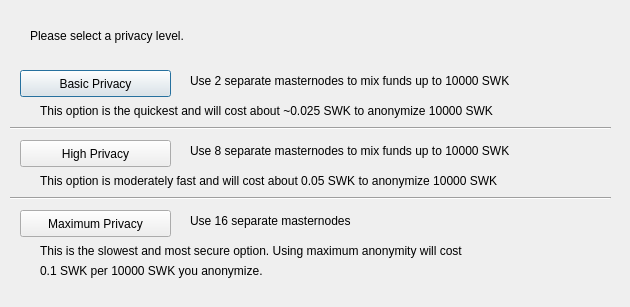
<?xml version="1.0" encoding="UTF-8"?>
<ui version="4.0">
 <class>ObfuscationConfig</class>
 <widget class="QDialog" name="ObfuscationConfig">
  <property name="geometry">
   <rect>
    <x>0</x>
    <y>0</y>
    <width>630</width>
    <height>307</height>
   </rect>
  </property>
  <property name="windowTitle">
   <string>Configure Obfuscation</string>
  </property>
  <widget class="QPushButton" name="buttonBasic">
   <property name="geometry">
    <rect>
     <x>20</x>
     <y>70</y>
     <width>151</width>
     <height>27</height>
    </rect>
   </property>
   <property name="text">
    <string>Basic Privacy</string>
   </property>
  </widget>
  <widget class="QPushButton" name="buttonHigh">
   <property name="geometry">
    <rect>
     <x>20</x>
     <y>140</y>
     <width>151</width>
     <height>27</height>
    </rect>
   </property>
   <property name="text">
    <string>High Privacy</string>
   </property>
  </widget>
  <widget class="QPushButton" name="buttonMax">
   <property name="geometry">
    <rect>
     <x>20</x>
     <y>210</y>
     <width>151</width>
     <height>27</height>
    </rect>
   </property>
   <property name="text">
    <string>Maximum Privacy</string>
   </property>
  </widget>
  <widget class="QLabel" name="label">
   <property name="geometry">
    <rect>
     <x>30</x>
     <y>20</y>
     <width>571</width>
     <height>31</height>
    </rect>
   </property>
   <property name="text">
    <string>Please select a privacy level.</string>
   </property>
  </widget>
  <widget class="QLabel" name="label_2">
   <property name="geometry">
    <rect>
     <x>190</x>
     <y>70</y>
     <width>421</width>
     <height>21</height>
    </rect>
   </property>
   <property name="text">
    <string>Use 2 separate masternodes to mix funds up to 10000 SWK</string>
   </property>
  </widget>
  <widget class="QLabel" name="label_3">
   <property name="geometry">
    <rect>
     <x>190</x>
     <y>140</y>
     <width>411</width>
     <height>21</height>
    </rect>
   </property>
   <property name="text">
    <string>Use 8 separate masternodes to mix funds up to 10000 SWK</string>
   </property>
  </widget>
  <widget class="QLabel" name="label_4">
   <property name="geometry">
    <rect>
     <x>190</x>
     <y>210</y>
     <width>421</width>
     <height>21</height>
    </rect>
   </property>
   <property name="text">
    <string>Use 16 separate masternodes</string>
   </property>
  </widget>
  <widget class="QLabel" name="label_6">
   <property name="geometry">
    <rect>
     <x>40</x>
     <y>100</y>
     <width>561</width>
     <height>21</height>
    </rect>
   </property>
   <property name="text">
    <string>This option is the quickest and will cost about ~0.025 SWK to anonymize 10000 SWK</string>
   </property>
  </widget>
  <widget class="QLabel" name="label_7">
   <property name="geometry">
    <rect>
     <x>40</x>
     <y>170</y>
     <width>561</width>
     <height>21</height>
    </rect>
   </property>
   <property name="text">
    <string>This option is moderately fast and will cost about 0.05 SWK to anonymize 10000 SWK</string>
   </property>
  </widget>
  <widget class="QLabel" name="label_8">
   <property name="geometry">
    <rect>
     <x>40</x>
     <y>240</y>
     <width>561</width>
     <height>21</height>
    </rect>
   </property>
   <property name="text">
    <string>This is the slowest and most secure option. Using maximum anonymity will cost</string>
   </property>
  </widget>
  <widget class="QLabel" name="label_9">
   <property name="geometry">
    <rect>
     <x>40</x>
     <y>260</y>
     <width>561</width>
     <height>21</height>
    </rect>
   </property>
   <property name="text">
    <string>0.1 SWK per 10000 SWK you anonymize.</string>
   </property>
  </widget>
  <widget class="Line" name="line">
   <property name="geometry">
    <rect>
     <x>10</x>
     <y>120</y>
     <width>601</width>
     <height>16</height>
    </rect>
   </property>
   <property name="orientation">
    <enum>Qt::Horizontal</enum>
   </property>
  </widget>
  <widget class="Line" name="line_2">
   <property name="geometry">
    <rect>
     <x>10</x>
     <y>190</y>
     <width>601</width>
     <height>16</height>
    </rect>
   </property>
   <property name="orientation">
    <enum>Qt::Horizontal</enum>
   </property>
  </widget>
 </widget>
 <resources/>
 <connections/>
</ui>
